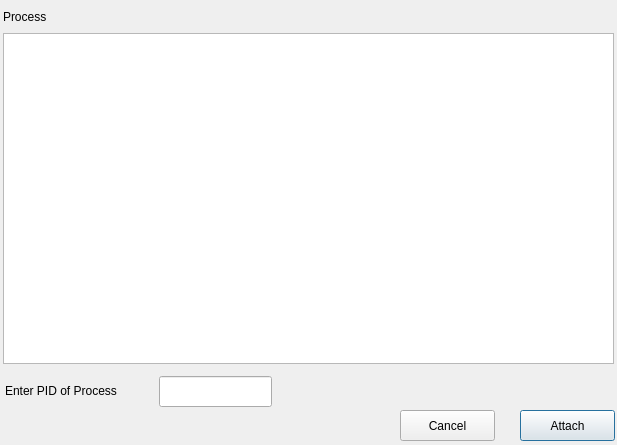
<?xml version="1.0" encoding="UTF-8"?>
<ui version="4.0">
 <class>Dialog</class>
 <widget class="QDialog" name="Dialog">
  <property name="geometry">
   <rect>
    <x>0</x>
    <y>0</y>
    <width>617</width>
    <height>445</height>
   </rect>
  </property>
  <property name="windowTitle">
   <string>Dialog</string>
  </property>
  <widget class="QPushButton" name="cmdAttach">
   <property name="geometry">
    <rect>
     <x>520</x>
     <y>410</y>
     <width>95</width>
     <height>31</height>
    </rect>
   </property>
   <property name="text">
    <string>Attach</string>
   </property>
  </widget>
  <widget class="QPushButton" name="cmdCancel">
   <property name="geometry">
    <rect>
     <x>400</x>
     <y>410</y>
     <width>95</width>
     <height>31</height>
    </rect>
   </property>
   <property name="text">
    <string>Cancel</string>
   </property>
  </widget>
  <widget class="QTableView" name="tableViewProcess">
   <property name="geometry">
    <rect>
     <x>3</x>
     <y>33</y>
     <width>611</width>
     <height>331</height>
    </rect>
   </property>
  </widget>
  <widget class="QLineEdit" name="lineEditPid">
   <property name="geometry">
    <rect>
     <x>159</x>
     <y>376</y>
     <width>113</width>
     <height>31</height>
    </rect>
   </property>
  </widget>
  <widget class="QLabel" name="lblProcess">
   <property name="geometry">
    <rect>
     <x>3</x>
     <y>6</y>
     <width>67</width>
     <height>21</height>
    </rect>
   </property>
   <property name="text">
    <string>Process</string>
   </property>
  </widget>
  <widget class="QLabel" name="lblPid">
   <property name="geometry">
    <rect>
     <x>5</x>
     <y>380</y>
     <width>151</width>
     <height>21</height>
    </rect>
   </property>
   <property name="text">
    <string>Enter PID of Process</string>
   </property>
  </widget>
 </widget>
 <resources/>
 <connections/>
</ui>
